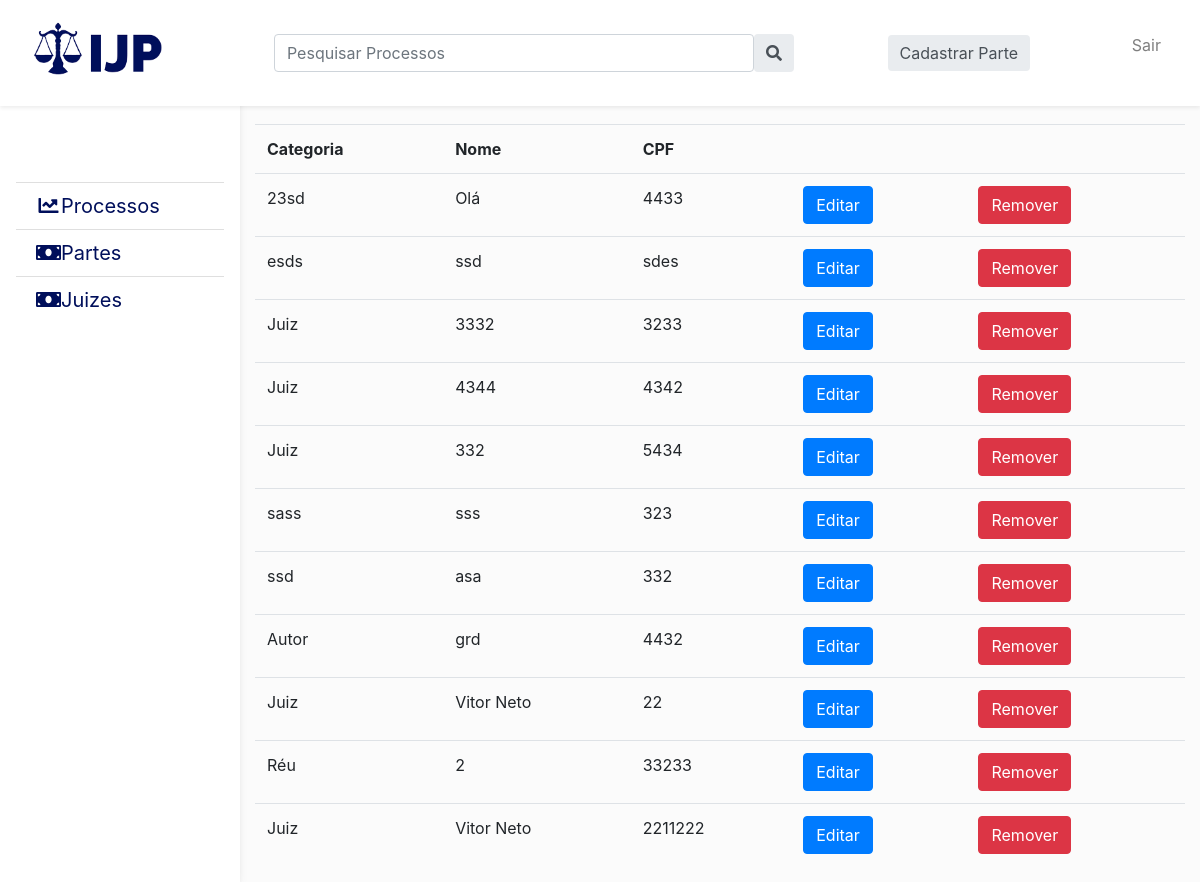
The app's page /partes/ (signed in), older data.
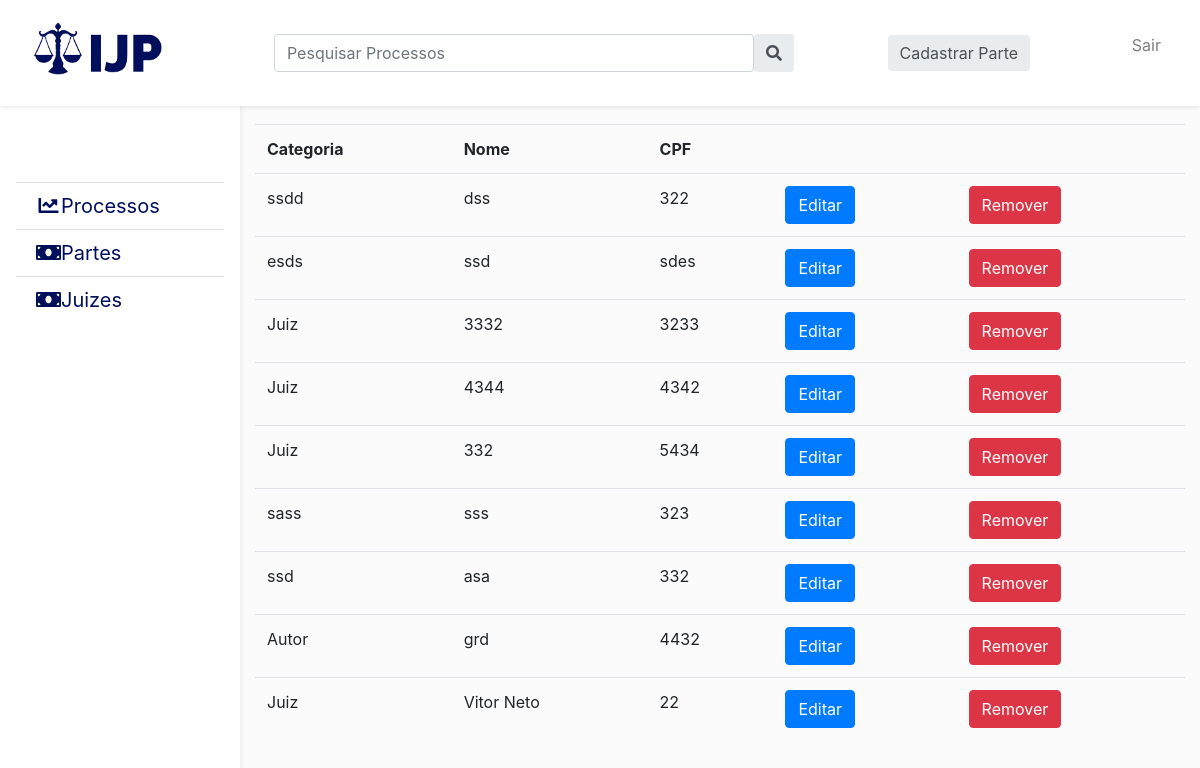
The same page, newer data.
### parts/models.py (models this page shows, shortened)
class Part (models.Model):
    process = models.ManyToManyField(
        Process, related_name='parts', blank=True)
    name = models.CharField(max_length=100)
    cpf = models.CharField(max_length=14, unique=True)
    category = models.CharField(max_length=30)

### parts/views.py (the view)
# urls.py: path('partes/', views.PartList.as_view(), name='list'),
@method_decorator(
    login_required(login_url='process:loginPage', redirect_field_name='next'),
    name='dispatch'
)
class PartList(ListView):
    model = Part
    context_object_name = 'parts'
    ordering = ['-id']
    template_name = 'adm/parts/partsList.html'
    def get_queryset(self, *args, **kwargs):
        search = self.request.GET.get('search')
        qs = super().get_queryset(*args, **kwargs)
        if search:
            qs = qs.filter(Q(
                Q(name__icontains=search) |
                Q(category__icontains=search) |
                Q(cpf__icontains=search)
            ))
        return qs
    def get_context_data(self, *args, **kwargs):
        partForm = PartForm()
        ctx = super().get_context_data(*args, **kwargs)
        ctx.update({"active": 2, 'tag': 'Parto',
                   'path': 'list', 'partForm': partForm})
        return ctx

### parts/forms.py
class PartForm(forms.ModelForm):
    class Meta:
        model = Part
        exclude = ['process']
        labels = {
            'name': 'Nome Completo',
            'cpf': 'CPF',
            'category': 'Categoria da parte',
        }
        widgets = {
            'name': forms.TextInput(attrs={'placeholder': ' Nome Completo',  'class': 'form-control'}),  # noqa
            'cpf': forms.NumberInput(attrs={'placeholder': ' CPF',  'class': 'form-control',  'maxlength': "14", 'mask': '999.999.999-99'}),  # noqa
            'category': forms.TextInput(attrs={'placeholder': ' Categoria ',  'class': 'form-control'}),  # noqa
        }

### templates/adm/parts/partsList.html (shortened to what this page needs)
{% extends 'adm/baseAdmin.html' %}
{% block searchInput %}
<form method="GET" class="d-none d-md-flex input-group w-auto my-auto">
  <input name="search" autocomplete="off" type="search" class="form-control rounded"
    placeholder='Pesquisar Processos' style="min-width: 10px; width:60vh;" />
  <button type="submit" class="input-group-text border-0"><i class="fas fa-search"></i></button>
</form>
{% endblock searchInput %}
{%block button%}
<form method="GET" class="d-none d-md-flex input-group w-auto my-auto">
  <button data-toggle="modal" data-target="#exampleModalCenter"  type="button" class="btn input-group-text border-0">Cadastrar Parte</button>
</form>
{% endblock %}
{%block content%}
<table class="table table-stripped">
    <tbody>
      <tr>
        <td><b>Categoria</b></td>
        <td><b>Nome</b></td>
        <td><b>CPF</b></td>
        <td><b></b></td>
        <td><b></b></td>
      </tr>
      {% for i in parts  %}
      <tr>
      <td>{{i.category}}</td>
        <td>{{i.name}}</td>
        <td>{{i.cpf}}</td>
        <td><a href="{% url 'part:detail' i.id %}" style="color: #FFF;"  class='btn btn-primary'>Editar</a></td>
        <td><a href="{% url 'part:delete' i.id %}" style="color: #FFF;" type="submit" class='areSure btn btn-danger'>Remover</a></td>
      </tr>
      {% endfor %}
    </tbody>
  </table>
{% endblock %}

Row changes from the older to the newer data that the page shows:
removed Part: category "23sd", name "Olá", cpf "4433"
removed Part: category "Réu", name "2", cpf "33233"
removed Part: category "Juiz", name "Vitor Neto", cpf "2211222"
added Part: category "ssdd", name "dss", cpf "322"
